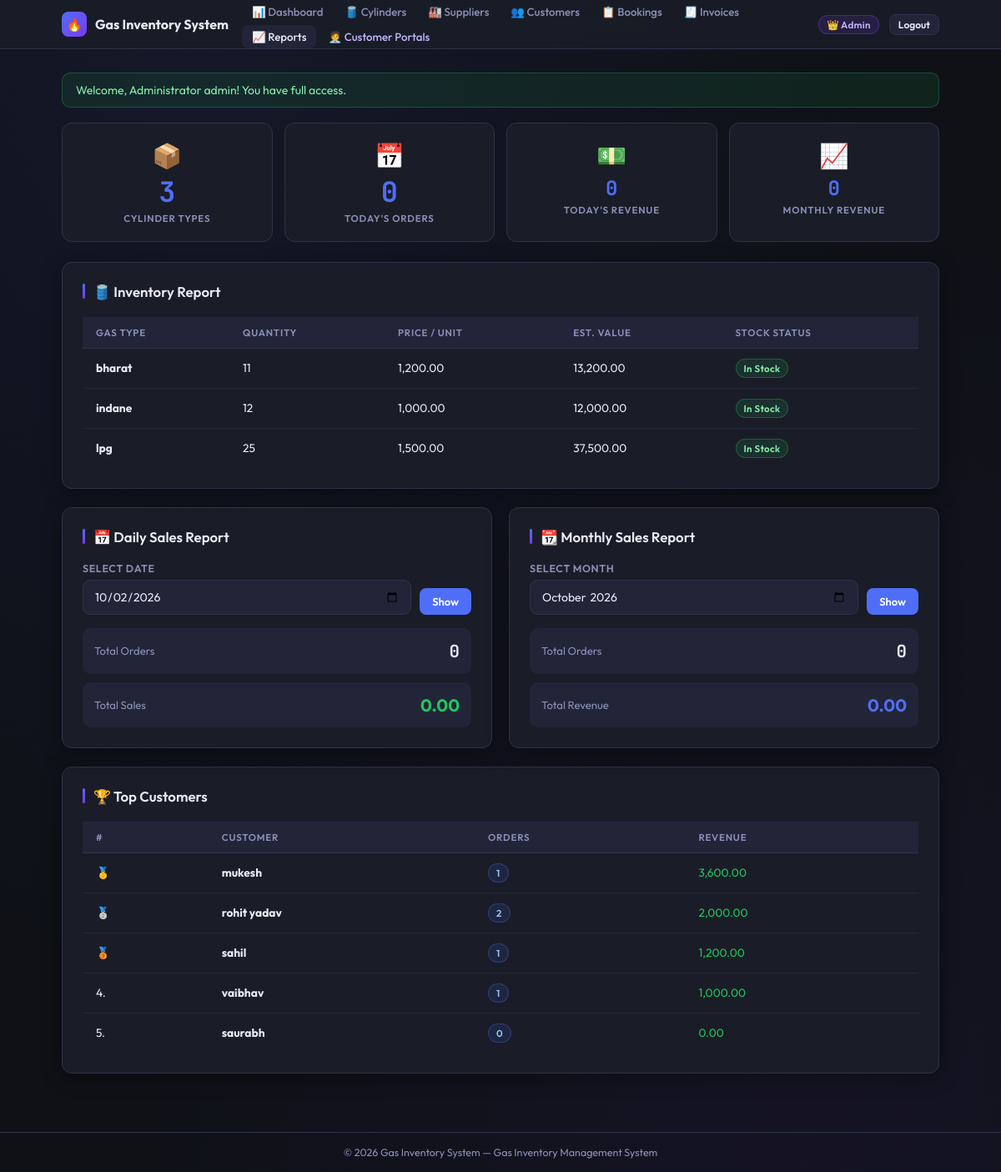
/reports.php (signed in), run on the app's committed database.
### tables this page shows
CREATE TABLE cylinders (
        id INTEGER PRIMARY KEY AUTOINCREMENT,
        gas_type TEXT NOT NULL,
        quantity INTEGER NOT NULL DEFAULT 0,
        price REAL NOT NULL DEFAULT 0,
        supplier_id INTEGER,
        created_at TEXT NOT NULL,
        FOREIGN KEY(supplier_id) REFERENCES suppliers(id) ON DELETE SET NULL
    );

### functions.php (called while the page is built, shortened)
<?php
function sanitize($value) {
    return htmlspecialchars($value ?? '', ENT_QUOTES | ENT_SUBSTITUTE, 'UTF-8');
}
function format_currency($amount) {
    return number_format($amount, 2);
}

### reports.php (the view, shortened to what this page needs)
<?php
require_once __DIR__ . '/functions.php';
$db = get_db();
$inventory = $db->query('SELECT * FROM cylinders ORDER BY gas_type ASC')->fetchAll();
$dailyDate = $_GET['daily_date'] ?? date('Y-m-d');
$stmt = $db->prepare('SELECT COUNT(*) AS orders, COALESCE(SUM(total_price),0) AS total FROM invoices WHERE date=?');
$stmt->execute([$dailyDate]);
$daily = $stmt->fetch();
$month = $_GET['month'] ?? date('Y-m');
$stmt = $db->prepare("SELECT COUNT(*) AS orders, COALESCE(SUM(total_price),0) AS total FROM invoices WHERE substr(date,1,7)=?");
$stmt->execute([$month]);
$monthly = $stmt->fetch();
$topCustomers = $db->query(
    'SELECT c.name, COUNT(b.id) AS orders, COALESCE(SUM(i.total_price),0) AS revenue
     FROM customers c
     LEFT JOIN bookings b ON b.customer_id=c.id
     LEFT JOIN invoices i ON i.booking_id=b.id
     GROUP BY c.id ORDER BY revenue DESC LIMIT 5'
)->fetchAll();
require __DIR__ . '/header.php';
?>
<div class="stats-grid">
  <div class="stat-card">
    <div class="stat-icon">📦</div>
    <div class="stat-value"><?php echo count($inventory); ?></div>
    <div class="stat-label">Cylinder Types</div>
  </div>
  <div class="stat-card">
    <div class="stat-icon">📅</div>
    <div class="stat-value"><?php echo (int)$daily['orders']; ?></div>
    <div class="stat-label">Today's Orders</div>
  </div>
  <div class="stat-card">
    <div class="stat-icon">💵</div>
    <div class="stat-value" style="font-size:1.5rem;"><?php echo number_format((float)$daily['total'], 0); ?></div>
    <div class="stat-label">Today's Revenue</div>
  </div>
  <div class="stat-card">
    <div class="stat-icon">📈</div>
    <div class="stat-value" style="font-size:1.5rem;"><?php echo number_format((float)$monthly['total'], 0); ?></div>
    <div class="stat-label">Monthly Revenue</div>
  </div>
</div>
<div class="card">
  <h2>🛢️ Inventory Report</h2>
  <div class="table-wrap">
  <table>
    <thead><tr><th>Gas Type</th><th>Quantity</th><th>Price / Unit</th><th>Est. Value</th><th>Stock Status</th></tr></thead>
    <tbody>
      <?php foreach ($inventory as $item): $val = $item['quantity'] * $item['price']; ?>
        <tr>
          <td><strong><?php echo sanitize($item['gas_type']); ?></strong></td>
          <td><?php echo (int)$item['quantity']; ?></td>
          <td><?php echo format_currency($item['price']); ?></td>
          <td><?php echo format_currency($val); ?></td>
          <td>
            <?php $q = (int)$item['quantity'];
              if ($q == 0) echo '<span class="badge badge-danger">Out of Stock</span>';
              elseif ($q < 10) echo '<span class="badge badge-warning">Low Stock</span>';
              else echo '<span class="badge badge-success">In Stock</span>';
            ?>
          </td>
        </tr>
      <?php endforeach; ?>
    </tbody>
  </table>
  </div>
</div>
<div style="display:grid; grid-template-columns:1fr 1fr; gap:20px; flex-wrap:wrap;">
  <div class="card">
    <h2>📅 Daily Sales Report</h2>
    <form method="get" action="" style="display:flex; gap:10px; align-items:flex-end; margin-bottom:16px;">
      <div class="form-group" style="flex:1; margin-bottom:0;">
        <label>Select Date</label>
        <input type="date" name="daily_date" value="<?php echo sanitize($dailyDate); ?>" />
      </div>
      <button class="button" type="submit">Show</button>
    </form>
    <div style="display:flex; flex-direction:column; gap:10px;">
      <div style="background:var(--surface2); border-radius:10px; padding:14px; display:flex; justify-content:space-between; align-items:center;">
        <span style="color:var(--text-muted); font-size:0.82rem;">Total Orders</span>
        <strong style="font-size:1.3rem; font-family:JetBrains Mono,monospace;"><?php echo (int)$daily['orders']; ?></strong>
      </div>
      <div style="background:var(--surface2); border-radius:10px; padding:14px; display:flex; justify-content:space-between; align-items:center;">
        <span style="color:var(--text-muted); font-size:0.82rem;">Total Sales</span>
        <strong style="font-size:1.3rem; color:var(--success);"><?php echo format_currency((float)$daily['total']); ?></strong>
      </div>
    </div>
  </div>
  <div class="card">
    <h2>📆 Monthly Sales Report</h2>
    <form method="get" action="" style="display:flex; gap:10px; align-items:flex-end; margin-bottom:16px;">
      <div class="form-group" style="flex:1; margin-bottom:0;">
        <label>Select Month</label>
        <input type="month" name="month" value="<?php echo sanitize($month); ?>" />
      </div>
      <button class="button" type="submit">Show</button>
    </form>
    <div style="display:flex; flex-direction:column; gap:10px;">
      <div style="background:var(--surface2); border-radius:10px; padding:14px; display:flex; justify-content:space-between; align-items:center;">
        <span style="color:var(--text-muted); font-size:0.82rem;">Total Orders</span>
        <strong style="font-size:1.3rem; font-family:JetBrains Mono,monospace;"><?php echo (int)$monthly['orders']; ?></strong>
      </div>
      <div style="background:var(--surface2); border-radius:10px; padding:14px; display:flex; justify-content:space-between; align-items:center;">
        <span style="color:var(--text-muted); font-size:0.82rem;">Total Revenue</span>
        <strong style="font-size:1.3rem; color:var(--accent);"><?php echo format_currency((float)$monthly['total']); ?></strong>
      </div>
    </div>
  </div>
</div>
<?php if (!empty($topCustomers)): ?>
<div class="card">
  <h2>🏆 Top Customers</h2>
  <div class="table-wrap">
  <table>
    <thead><tr><th>#</th><th>Customer</th><th>Orders</th><th>Revenue</th></tr></thead>
    <tbody>
      <?php foreach ($topCustomers as $i => $tc): ?>
        <tr>
          <td><?php echo ['🥇','🥈','🥉','4.','5.'][$i] ?? ($i+1).'.'; ?></td>
          <td><strong><?php echo sanitize($tc['name']); ?></strong></td>
          <td><span class="badge badge-info"><?php echo (int)$tc['orders']; ?></span></td>
          <td style="color:var(--success);"><?php echo format_currency((float)$tc['revenue']); ?></td>
        </tr>
      <?php endforeach; ?>
    </tbody>
  </table>
  </div>
</div>
<?php endif; ?>
<?php require __DIR__ . '/footer.php'; ?>

### styles.css (style rules this page uses)
:root { --bg: #0f1117; --surface: #1a1d27; --surface2: #222538; --border: #2e3248; --accent: #4f6ef7; --accent2: #7c3aed; --success: #22c55e; --warning: #f59e0b; --danger: #ef4444; --text: #e8eaf6; --text-muted: #8b90b8; --radius: 12px; --shadow: 0 4px 24px rgba(0,0,0,0.4); }
*, *::before, *::after { box-sizing: border-box; margin: 0; padding: 0; }
body { font-family: 'Outfit', sans-serif; background: var(--bg); color: var(--text); min-height: 100vh; background-image: radial-gradient(ellipse at 20% 0%, rgba(79,110,247,0.08) 0%, transparent 60%), radial-gradient(ellipse at 80% 100%, rgba(124,58,237,0.06) 0%, transparent 60%); }
.card { background: var(--surface); border: 1px solid var(--border); border-radius: var(--radius); padding: 24px; margin-bottom: 22px; box-shadow: var(--shadow); transition: border-color 0.25s; }
.card h2 { font-size: 1.05rem; font-weight: 600; margin-bottom: 20px; display: flex; align-items: center; gap: 10px; color: var(--text); }
.card h2::before { content: ''; display: block; width: 3px; height: 18px; background: linear-gradient(to bottom, var(--accent), var(--accent2)); border-radius: 2px; flex-shrink: 0; }
.stats-grid { display: grid; grid-template-columns: repeat(auto-fit, minmax(175px, 1fr)); gap: 14px; margin-bottom: 24px; }
.stat-card { background: var(--surface); border: 1px solid var(--border); border-radius: var(--radius); padding: 20px 18px; text-align: center; transition: all 0.25s; position: relative; overflow: hidden; cursor: default; }
.stat-icon { font-size: 1.8rem; margin-bottom: 10px; }
.stat-value { font-size: 2.1rem; font-weight: 700; font-family: 'JetBrains Mono', monospace; color: var(--accent); line-height: 1; }
.stat-label { font-size: 0.72rem; color: var(--text-muted); margin-top: 6px; text-transform: uppercase; letter-spacing: 0.07em; font-weight: 600; }
.table-wrap { overflow-x: auto; }
table { width: 100%; border-collapse: collapse; font-size: 0.86rem; }
table th { background: var(--surface2); color: var(--text-muted); padding: 11px 16px; text-align: left; font-weight: 600; font-size: 0.72rem; text-transform: uppercase; letter-spacing: 0.07em; border-bottom: 1px solid var(--border); }
table td { padding: 12px 16px; border-bottom: 1px solid rgba(46,50,72,0.5); color: var(--text); vertical-align: middle; }
table tr:last-child td { border-bottom: none; }
table tbody tr { transition: background 0.15s; }
.badge { display: inline-flex; align-items: center; gap: 4px; padding: 3px 9px; border-radius: 99px; font-size: 0.72rem; font-weight: 600; letter-spacing: 0.03em; }
.badge-success { background: rgba(34,197,94,0.12); color: #86efac; border: 1px solid rgba(34,197,94,0.3); }
.badge-info { background: rgba(79,110,247,0.12); color: #93c5fd; border: 1px solid rgba(79,110,247,0.3); }
.button { display: inline-flex; align-items: center; gap: 5px; padding: 7px 14px; border-radius: 8px; font-size: 0.81rem; font-weight: 600; font-family: 'Outfit', sans-serif; cursor: pointer; border: 1px solid transparent; transition: all 0.2s; text-decoration: none; white-space: nowrap; background: var(--accent); color: #fff; }
.form-group { margin-bottom: 15px; }
.form-group label { display: block; margin-bottom: 6px; font-size: 0.78rem; font-weight: 600; color: var(--text-muted); text-transform: uppercase; letter-spacing: 0.05em; }
.form-group input, .form-group select, .form-group textarea { width: 100%; padding: 10px 13px; border-radius: 9px; border: 1px solid var(--border); background: var(--surface2); color: var(--text); font-family: 'Outfit', sans-serif; font-size: 0.88rem; transition: all 0.2s; outline: none; appearance: none; }

### data on the page
cylinders: gas_type "bharat", quantity "11", price "1,200.00", format_currency($val) "13,200.00", shows "In Stock"
cylinders: gas_type "indane", quantity "12", price "1,000.00", format_currency($val) "12,000.00", shows "In Stock"
cylinders: gas_type "lpg", quantity "25", price "1,500.00", format_currency($val) "37,500.00", shows "In Stock"

### other printed values
APP_NAME "Gas Inventory System"
$msg "Welcome, Administrator admin! You have full access."
count($inventory) "3"
$daily['orders'] "0"
$daily['total'] "0"
$monthly['total'] "0"
format_currency((float)$daily['total']) "0.00"
$monthly['orders'] "0"
format_currency((float)$monthly['total']) "0.00"
$tc['name'] "mukesh"
$tc['orders'] "1"
format_currency((float)$tc['revenue']) "3,600.00"
$tc['name'] "rohit yadav"
$tc['orders'] "2"
format_currency((float)$tc['revenue']) "2,000.00"
